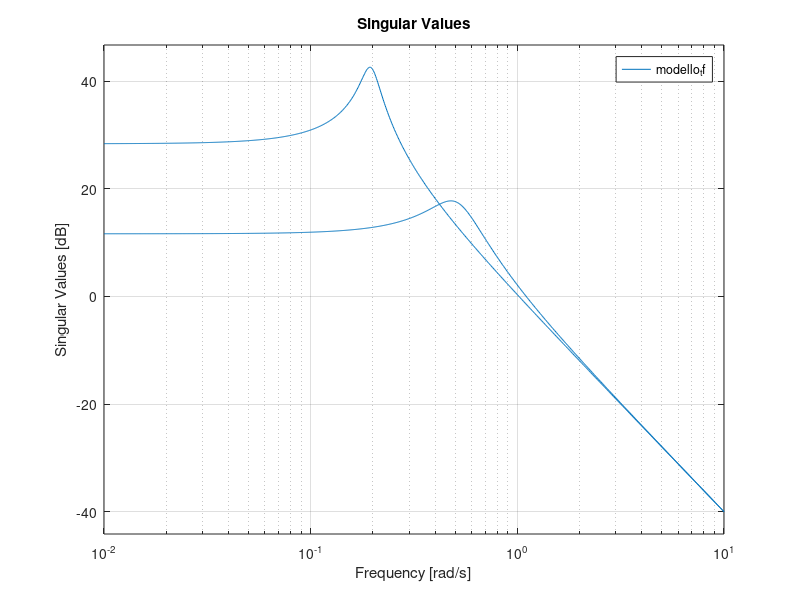

This figure's MATLAB source: (Note: this script raises an error after producing the figure.)
%% Esempio di progetto LQR per garantire robustezza per perturbazioni
%%moltiplicative sull'in con bound l_m crescente

clear all;
clc;
close all;

%Carica il modello di due massa-molla-smorzatore connessi in serie
%e il modello delle incerteze sull'attuatore
%Modello di due massa-molla-smorzatore connessi in serie
%

m1=1;       %Massa
m2=1;
k1=0.1;       %Costante elastica
k2=0.1;
b1=.1;       %Attrito viscoso
b2=.1;
a1=1;       %Guadagno statico dell'attuatore
a2=1;

A=[zeros(2,2) eye(2); -(k1+k2)/m1 k2/m1 -(b1+b2)/m1 b2/m1; k2/m2 -k2/m2 b1/m2 -b2/m2];
B=[zeros(2,2); a1/m1 0;0 a2/m2];
C=[eye(2) zeros(2,2)];
D=zeros(2,2);
n=length(A);
q=size(C,1);
p=size(B,2);

modello_ss=ss(A,B,C,D)

disp('Eigenvalues of the matrix A')
disp(eig(A))

disp('Transfer matrix of the model')
modello_tf=tf(modello_ss)


% Verifica di rilevabilita' e stabilizzabilita'
disp('Reachability and Observability')
ctrb(A,B)
rank(ctrb(A,B))
ctrb(A',C')
rank(ctrb(A',C'))

figure
sigma(modello_tf)
grid on

% verifica minimum phase
disp('Transmission zeros')
tzero(modello_ss)


%%

close all;
disp('Design a LQR controller')

rho = 0.1;
Q = C'*C;
R = rho*eye(2);
Kopt = lqr(A,B,Q,R);
H = ss(A,B,Kopt,zeros(2,2));
CL = feedback(H,eye(2));
step(CL);

%%
close all;
disp('Derive lm bounds for the designed LQR controller')
omega = logspace(-2,3); 
pp = sigma(CL,omega); %compute sing values at each freq
sysg = pp(1,:); %pick the max sing value at each freq

% % Verifica che sysg è il max valor singolare
% sigma(CL,omega);
%  hold on;
%  semilogx(omega,20*log10(sysg),'r');
pre_lm = frd(sysg.^-1,omega);

% fit razionale e min phase per ricavare il bound
ord = 1; % Ordine della funzione di fitting 
lm1 = fitmagfrd(pre_lm,ord,[],[],-1);
lmg1 = frd(lm1,omega);

ord = 2; %Ordine della funzione di fitting 
lm2 = fitmagfrd(pre_lm,ord,[],[],-1);
lmg2 = frd(lm2,omega);

bodemag(pre_lm,'r',lmg1,'k:',lmg2,'b--');
legend('\sigma(U_0)^{-1}','lmtilde, order 1','lmtilde, order 2','Location','NorthWest');

%ridimensiono scritte linee etc
h = findobj(gcf,'type','line');
set(h,'linewidth',2);
uuu = gca;
set(uuu,'FontSize',20)

%%
close all;
disp('confronto fra anello chiuso e aperto, e vari bound')
figure
sigma(H,'k',lm2,'r--',lm1,'g--',CL,'b-o',1/lm2,'r',1/lm1,'g',omega);
grid on
legend('Anello aperto','Bound lm_2','Bound lm_1','U0','1/lm_2','1/lm_1','Location','SouthWest');
lm_til = lm2;

%ridimensiono scritte linee etc
h = findobj(gcf,'type','line');
set(h,'linewidth',2);
uuu = gca;
set(uuu,'FontSize',20)

%%
close all;
disp('LTR recovery')

%Funzione d'anello originale
sigma(H,'ko-',omega);
grid on;
hold on;
%ridimensiono scritte linee etc
h = findobj(gcf,'type','line');
set(h,'linewidth',2);
uuu = gca;
set(uuu,'FontSize',20)

%Inizio il recovery
Xi = eye(n);
Th = eye(q);
rho = [0 1000 1000000]; % LTR recovery gains
[Kltr,SVL,W1] = ltrsyn(modello_ss,Kopt,Xi,Th,rho,omega);

%%
close all;
disp('Confronto con LQG standard');

Klqg = lqg(modello_ss,blkdiag(Q,R),blkdiag(Xi,Th));

CL_LQG = feedback(series(Klqg,modello_ss),eye(q),+1);
CL_LTR = feedback(series(Kltr,modello_ss),eye(q),+1);
CL_LQR = CL;

figure
sigma(H,'c',lm_til,'r--',1/lm_til,'r',CL_LQG,'b',CL_LTR,'g',CL_LQR,'k',omega);
grid on
legend('OpenLoop','Bound lm','1/lm','U0 LQG','U0 LTR','U0 LQR','Location','SouthWest');

%ridimensiono scritte linee etc
h = findobj(gcf,'type','line');
set(h,'linewidth',2);
uuu = gca;
set(uuu,'FontSize',20)

